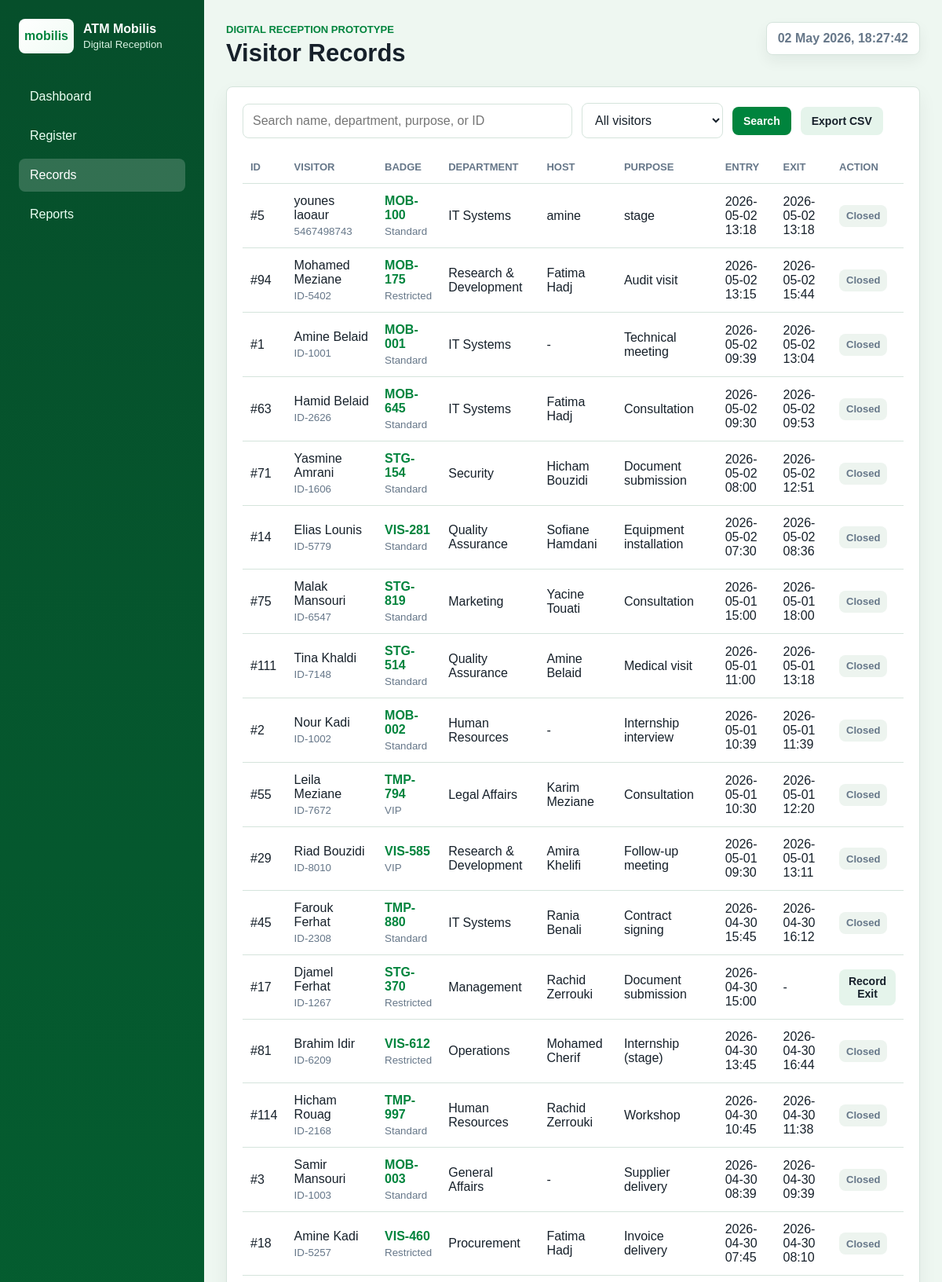
Page /records (upper part) on the committed database.
### tables this page shows
CREATE TABLE visitors (
                    visitor_id INTEGER PRIMARY KEY AUTOINCREMENT,
                    first_name TEXT NOT NULL,
                    last_name TEXT NOT NULL,
                    phone_number TEXT,
                    visit_purpose TEXT NOT NULL,
                    department TEXT NOT NULL,
                    entry_time TEXT NOT NULL,
                    exit_time TEXT,
                    is_student INTEGER NOT NULL DEFAULT 0,
                    university TEXT,
                    id_card_number TEXT NOT NULL
                , host_name TEXT, badge_number TEXT, access_level TEXT NOT NULL DEFAULT 'Standard');

### app.py (the view)
@app.route("/records")
def records():
    query = request.args.get("q", "").strip()
    status = request.args.get("status", "all")
    visitors = store.search_visitors(query=query, status=status)
    return render_template("records.html", visitors=visitors, query=query, status=status)

### app.py (called while the page is built)
@app.context_processor
def inject_now():
    return {"now": datetime.now}

### visitor_store.py (called while the page is built)
    def connect(self) -> sqlite3.Connection:
        connection = sqlite3.connect(self.db_path)
        connection.row_factory = sqlite3.Row
        return connection

    def search_visitors(self, query: str = "", status: str = "all") -> list[sqlite3.Row]:
        filters: list[str] = []
        params: list[Any] = []
        if query:
            filters.append(
                "(first_name LIKE ? OR last_name LIKE ? OR visit_purpose LIKE ? OR department LIKE ? OR id_card_number LIKE ?)"
            )
            params.extend([f"%{query}%"] * 5)
        if status == "inside":
            filters.append("exit_time IS NULL")
        elif status == "exited":
            filters.append("exit_time IS NOT NULL")
        sql = "SELECT * FROM visitors"
        if filters:
            sql += " WHERE " + " AND ".join(filters)
        sql += " ORDER BY entry_time DESC"
        with self.connect() as connection:
            return list(connection.execute(sql, params))

### templates/records.html (shortened to what this page needs)
{% extends "base.html" %}
{% block heading %}Visitor Records{% endblock %}
{% block content %}
<section class="panel">
  <form class="filters" method="get">
    <input name="q" value="{{ query }}" placeholder="Search name, department, purpose, or ID">
    <select name="status">
      <option value="all" {{ 'selected' if status == 'all' else '' }}>All visitors</option>
    </select>
    <button class="button primary" type="submit">Search</button>
    <a class="button ghost" href="{{ url_for('export_csv') }}">Export CSV</a>
  </form>
  <div class="table-wrap">
    <table>
      <thead>
        <tr>
          <th>ID</th>
          <th>Visitor</th>
          <th>Badge</th>
          <th>Department</th>
          <th>Host</th>
          <th>Purpose</th>
          <th>Entry</th>
          <th>Exit</th>
          <th>Action</th>
        </tr>
      </thead>
      <tbody>
        {% for visitor in visitors %}
        <tr>
          <td>#{{ visitor.visitor_id }}</td>
          <td>{{ visitor.first_name }} {{ visitor.last_name }}<small>{{ visitor.id_card_number }}</small></td>
          <td><a class="badge-link" href="{{ url_for('badge', visitor_id=visitor.visitor_id) }}">{{ visitor.badge_number or ("MOB-%03d" % visitor.visitor_id) }}</a><small>{{ visitor.access_level }}</small></td>
          <td>{{ visitor.department }}</td>
          <td>{{ visitor.host_name or "-" }}</td>
          <td>{{ visitor.visit_purpose }}</td>
          <td>{{ visitor.entry_time.replace("T", " ") }}</td>
          <td>{{ visitor.exit_time.replace("T", " ") if visitor.exit_time else "-" }}</td>
          <td>
            {% if not visitor.exit_time %}
            <form method="post" action="{{ url_for('record_exit', visitor_id=visitor.visitor_id) }}">
              <button class="button small" type="submit">Record Exit</button>
            </form>
            {% else %}
            <span class="badge exited">Closed</span>
            {% endif %}
          </td>
        </tr>
        {% else %}
        <tr><td colspan="9" class="empty">No visitor records found.</td></tr>
        {% endfor %}
      </tbody>
    </table>
  </div>
</section>
{% endblock %}

### static/css/styles.css (style rules this page uses)
:root { color-scheme: light; --ink: #16202a; --muted: #667789; --line: #d5e4dc; --panel: #ffffff; --page: #eef7f1; --blue: #0060a8; --teal: #008f4f; --red: #df2b21; --green: #00843d; --gold: #f0b323; --dark-green: #064f2b; --soft-green: #e3f5e9; }
* { box-sizing: border-box; }
body { margin: 0; background: var(--page); color: var(--ink); font-family: Arial, Helvetica, sans-serif; min-height: 100vh; }
.stat, .panel { background: var(--panel); border: 1px solid var(--line); border-radius: 8px; box-shadow: 0 10px 24px rgba(22, 32, 42, 0.06); }
.panel { padding: 20px; }
.panel-header, .filters, .actions { display: flex; justify-content: space-between; align-items: center; gap: 12px; margin-bottom: 16px; }
.button, button { border: 0; border-radius: 8px; padding: 10px 14px; cursor: pointer; font-weight: 700; text-decoration: none; font-size: 14px; }
.button.primary { background: var(--green); color: #fff; }
.button.ghost { background: #e5f4eb; color: var(--ink); }
.button.small { padding: 7px 10px; background: #e5f4eb; color: var(--ink); }
.badge-link { color: var(--green); font-weight: 800; text-decoration: none; }
.table-wrap { overflow-x: auto; }
table { width: 100%; border-collapse: collapse; }
th, td { border-bottom: 1px solid var(--line); padding: 13px 10px; text-align: left; vertical-align: middle; }
th { color: var(--muted); font-size: 13px; text-transform: uppercase; }
td small { display: block; color: var(--muted); margin-top: 4px; }
.badge { display: inline-flex; align-items: center; min-height: 28px; border-radius: 8px; padding: 5px 9px; font-size: 13px; font-weight: 700; }
.badge.exited { color: var(--muted); background: #edf4ef; }
input, select { width: 100%; border: 1px solid var(--line); border-radius: 8px; padding: 12px; color: var(--ink); font: inherit; background: #fff; }
.filters { justify-content: flex-start; }
.filters input { max-width: 420px; }
.filters select { max-width: 180px; }

### rows in the picture
visitors: visitor_id "5", first_name "younes", last_name "laoaur", id_card_number "5467498743", badge_number "MOB-100", access_level "Standard", department "IT Systems", host_name "amine", visit_purpose "stage", entry_time.replace "2026-05-02 13:18", exit_time "2026-05-02 13:18", shows "Closed"
visitors: visitor_id "94", first_name "Mohamed", last_name "Meziane", id_card_number "ID-5402", badge_number "MOB-175", access_level "Restricted", department "Research & Development", host_name "Fatima Hadj", visit_purpose "Audit visit", entry_time.replace "2026-05-02 13:15", exit_time "2026-05-02 15:44", shows "Closed"
visitors: visitor_id "1", first_name "Amine", last_name "Belaid", id_card_number "ID-1001", visitor_id "MOB-001", access_level "Standard", department "IT Systems", host_name "-", visit_purpose "Technical meeting", entry_time.replace "2026-05-02 09:39", exit_time "2026-05-02 13:04", shows "Closed"
visitors: visitor_id "63", first_name "Hamid", last_name "Belaid", id_card_number "ID-2626", badge_number "MOB-645", access_level "Standard", department "IT Systems", host_name "Fatima Hadj", visit_purpose "Consultation", entry_time.replace "2026-05-02 09:30", exit_time "2026-05-02 09:53", shows "Closed"
visitors: visitor_id "71", first_name "Yasmine", last_name "Amrani", id_card_number "ID-1606", badge_number "STG-154", access_level "Standard", department "Security", host_name "Hicham Bouzidi", visit_purpose "Document submission", entry_time.replace "2026-05-02 08:00", exit_time "2026-05-02 12:51", shows "Closed"
visitors: visitor_id "14", first_name "Elias", last_name "Lounis", id_card_number "ID-5779", badge_number "VIS-281", access_level "Standard", department "Quality Assurance", host_name "Sofiane Hamdani", visit_purpose "Equipment installation", entry_time.replace "2026-05-02 07:30", exit_time "2026-05-02 08:36", shows "Closed"
visitors: visitor_id "75", first_name "Malak", last_name "Mansouri", id_card_number "ID-6547", badge_number "STG-819", access_level "Standard", department "Marketing", host_name "Yacine Touati", visit_purpose "Consultation", entry_time.replace "2026-05-01 15:00", exit_time "2026-05-01 18:00", shows "Closed"
visitors: visitor_id "111", first_name "Tina", last_name "Khaldi", id_card_number "ID-7148", badge_number "STG-514", access_level "Standard", department "Quality Assurance", host_name "Amine Belaid", visit_purpose "Medical visit", entry_time.replace "2026-05-01 11:00", exit_time "2026-05-01 13:18", shows "Closed"
visitors: visitor_id "2", first_name "Nour", last_name "Kadi", id_card_number "ID-1002", visitor_id "MOB-002", access_level "Standard", department "Human Resources", host_name "-", visit_purpose "Internship interview", entry_time.replace "2026-05-01 10:39", exit_time "2026-05-01 11:39", shows "Closed"
visitors: visitor_id "55", first_name "Leila", last_name "Meziane", id_card_number "ID-7672", badge_number "TMP-794", access_level "VIP", department "Legal Affairs", host_name "Karim Meziane", visit_purpose "Consultation", entry_time.replace "2026-05-01 10:30", exit_time "2026-05-01 12:20", shows "Closed"
visitors: visitor_id "29", first_name "Riad", last_name "Bouzidi", id_card_number "ID-8010", badge_number "VIS-585", access_level "VIP", department "Research & Development", host_name "Amira Khelifi", visit_purpose "Follow-up meeting", entry_time.replace "2026-05-01 09:30", exit_time "2026-05-01 13:11", shows "Closed"
visitors: visitor_id "45", first_name "Farouk", last_name "Ferhat", id_card_number "ID-2308", badge_number "TMP-880", access_level "Standard", department "IT Systems", host_name "Rania Benali", visit_purpose "Contract signing", entry_time.replace "2026-04-30 15:45", exit_time "2026-04-30 16:12", shows "Closed"
visitors: visitor_id "17", first_name "Djamel", last_name "Ferhat", id_card_number "ID-1267", badge_number "STG-370", access_level "Restricted", department "Management", host_name "Rachid Zerrouki", visit_purpose "Document submission", entry_time.replace "2026-04-30 15:00", exit_time "-"
visitors: visitor_id "81", first_name "Brahim", last_name "Idir", id_card_number "ID-6209", badge_number "VIS-612", access_level "Restricted", department "Operations", host_name "Mohamed Cherif", visit_purpose "Internship (stage)", entry_time.replace "2026-04-30 13:45", exit_time "2026-04-30 16:44", shows "Closed"
visitors: visitor_id "114", first_name "Hicham", last_name "Rouag", id_card_number "ID-2168", badge_number "TMP-997", access_level "Standard", department "Human Resources", host_name "Rachid Zerrouki", visit_purpose "Workshop", entry_time.replace "2026-04-30 10:45", exit_time "2026-04-30 11:38", shows "Closed"
visitors: visitor_id "3", first_name "Samir", last_name "Mansouri", id_card_number "ID-1003", visitor_id "MOB-003", access_level "Standard", department "General Affairs", host_name "-", visit_purpose "Supplier delivery", entry_time.replace "2026-04-30 08:39", exit_time "2026-04-30 09:39", shows "Closed"
visitors: visitor_id "18", first_name "Amine", last_name "Kadi", id_card_number "ID-5257", badge_number "VIS-460", access_level "Restricted", department "Procurement", host_name "Fatima Hadj", visit_purpose "Invoice delivery", entry_time.replace "2026-04-30 07:45", exit_time "2026-04-30 08:10", shows "Closed"
